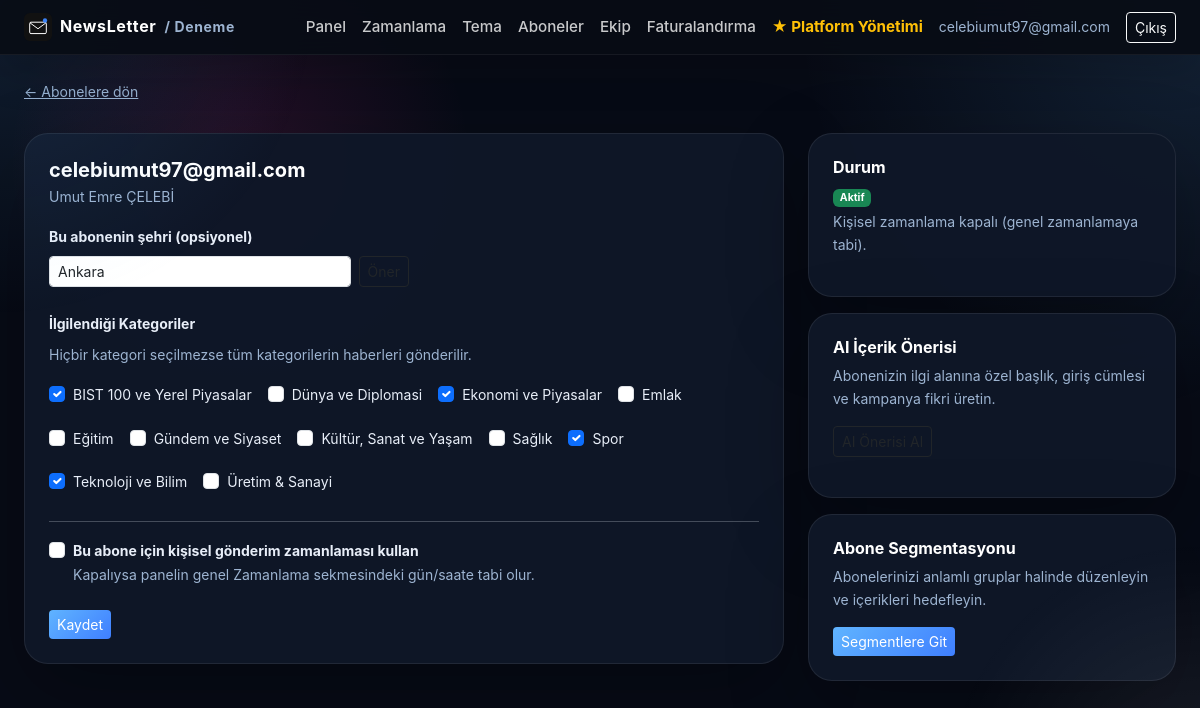
Page /panel/subscribers/2 (signed in) on the committed database.
### app/models.py (models this page shows)
class Organization(Base):
    __tablename__ = "organizations"
    id = Column(Integer, primary_key=True)
    name = Column(String(200), nullable=False)
    slug = Column(String(200), unique=True, nullable=False)
    brand_name = Column(String(200), nullable=False)  # mail/panelde görünen marka adı
    owner_email = Column(String(255), nullable=False)
    account_type = Column(String(20), default="company", nullable=False)  # company | individual
    sector_id = Column(Integer, ForeignKey("sectors.id"), nullable=True)  # kayıt sırasında seçilen sektör
    mail_theme = Column(String(20), default="klasik", nullable=False)  # klasik | minimal
    mail_accent = Column(String(20), default="#111111", nullable=False)  # bültende kullanılan vurgu rengi (hex)
    created_at = Column(DateTime, default=datetime.utcnow, nullable=False)
    plan = Column(String(30), default="free", nullable=False)  # free | starter | pro
    subscription_status = Column(String(30), default="trialing", nullable=False)
    trial_ends_at = Column(DateTime, nullable=True)
    subscription_expires_at = Column(DateTime, nullable=True)  # Shopier tekrarlayan ödeme yapmadığı için manuel takip edilir
    current_duration_days = Column(Integer, nullable=True)  # 30/90/180/365 - hangi süre paketi aktif, Faturalandırma sayfasında doğru kutuyu "Yenile" göstermek için
    renewal_reminder_sent_at = Column(DateTime, nullable=True)
    api_key = Column(String(64), unique=True, nullable=True)
    mail_theme = Column(String, default="klasik")
    mail_accent = Column(String, default="#000000")

class Subscriber(Base):
    __tablename__ = "subscribers"
    __table_args__ = (UniqueConstraint("organization_id", "email", name="uq_subscriber_org_email"),)
    id = Column(Integer, primary_key=True)
    organization_id = Column(Integer, ForeignKey("organizations.id"), nullable=False, index=True)
    email = Column(String(255), nullable=False)
    name = Column(String(200), nullable=True)
    active = Column(Boolean, default=True, nullable=False)
    added_at = Column(DateTime, default=datetime.utcnow, nullable=False)
    detected_city = Column(String(100), nullable=True)  # "Konumumu Kullan" ile algılanan şehir
    categories = relationship("Category", secondary=subscriber_categories)
    use_custom_schedule = Column(Boolean, default=False, nullable=False)
    custom_days_of_week = Column(String(50), nullable=True)
    custom_hour = Column(Integer, nullable=True)
    custom_minute = Column(Integer, nullable=True)

class Category(Base):
    __tablename__ = "categories"
    id = Column(Integer, primary_key=True)
    organization_id = Column(Integer, default=GLOBAL_ORG_ID, nullable=False)  # artık kullanılmıyor, bkz. yukarı
    sector_id = Column(Integer, ForeignKey("sectors.id"), nullable=True)  # hangi sektöre ait (boşsa "Genel")
    city = Column(String(100), nullable=True)  # örn. "İstanbul" — konum bazlı kategoriler için (boşsa şehirsiz/genel kategori)
    name = Column(String(120), unique=True, nullable=False)
    slug = Column(String(120), unique=True, nullable=False)
    sector = relationship("Sector")
    sources = relationship("Source", back_populates="category", cascade="all, delete-orphan")

### app/routers/panel.py (the view)
@router.get("/subscribers/{sub_id}")
def subscriber_detail(request: Request, sub_id: int, db: Session = Depends(get_db)):
    guard, org = _guard(request, db)
    if guard:
        return guard
    sub = db.query(Subscriber).filter(Subscriber.id == sub_id, Subscriber.organization_id == org.id).first()
    if not sub:
        return RedirectResponse(url="/panel/subscribers", status_code=302)
    plan = get_plan(org.plan, org.account_type)
    secili_kategori_idler = {k.id for k in sub.categories}
    secili_gunler = set((sub.custom_days_of_week or "").split(",")) if sub.custom_days_of_week else set()
    return templates.TemplateResponse("subscriber_detail.html", {
        "request": request, "user": current_user_email(request), "org": org,
        "subscriber": sub,
        "categories": db.query(Category).order_by(Category.name).all(),
        "sectors": db.query(Sector).order_by(Sector.name).all(),
        "secili_kategori_idler": secili_kategori_idler, "secili_gunler": secili_gunler,
        "plan": plan,
    })

### app/templates/subscriber_detail.html (shortened to what this page needs)
{% extends "base.html" %}
{% block content %}
<a href="/panel/subscribers" class="small text-secondary">&larr; Abonelere dön</a>
<div class="row g-4 mt-1">
  <div class="col-md-8">
    <div class="card-corp p-4">
      <h5 class="fw-bold mb-1">{{ subscriber.email }}</h5>
      <p class="text-secondary small mb-3">{{ subscriber.name or 'İsim belirtilmemiş' }}</p>
      <div class="mb-4">
        <label class="form-label small fw-bold">Bu abonenin şehri (opsiyonel)</label>
        <div class="d-flex gap-2" style="max-width:360px">
          <input type="text" id="sehir-input" class="form-control form-control-sm" value="{{ subscriber.detected_city or '' }}" placeholder="Örn. İstanbul">
          <button type="button" id="sehir-btn" class="btn btn-outline-dark btn-sm">Öner</button>
        </div>
      </div>
      <form method="post" action="/panel/subscribers/{{ subscriber.id }}/update-preferences">
        <div class="mb-4">
          <label class="form-label small fw-bold">İlgilendiği Kategoriler</label>
          <p class="small text-secondary">Hiçbir kategori seçilmezse tüm kategorilerin haberleri gönderilir.</p>
          <div class="d-flex flex-wrap gap-3">
            {% for c in categories %}
            <div class="form-check">
              <input class="form-check-input" type="checkbox" name="kategoriler" value="{{ c.id }}" id="kat_{{ c.id }}"
                     {% if c.id in secili_kategori_idler %}checked{% endif %}>
              <label class="form-check-label small" for="kat_{{ c.id }}">{{ c.name }}</label>
            </div>
            {% endfor %}
          </div>
        </div>
        <hr>
        {% if plan.custom_schedule_allowed %}
        <div class="mb-3 form-check">
          <input class="form-check-input" type="checkbox" name="kullan_ozel_zamanlama" id="ozel_zamanlama"
                 onchange="document.getElementById('ozel_zamanlama_ayarlari').classList.toggle('d-none', !this.checked)">
          <label class="form-check-label small fw-bold" for="ozel_zamanlama">Bu abone için kişisel gönderim zamanlaması kullan</label>
          <p class="small text-secondary mb-0">Kapalıysa panelin genel Zamanlama sekmesindeki gün/saate tabi olur.</p>
        </div>
        {% else %}
        <div class="alert alert-warning small">Kişisel zamanlama Starter ve üzeri planlarda kullanılabilir. <a href="/panel/billing">Planınızı yükseltin</a>.</div>
        {% endif %}
        <button class="btn btn-dark btn-sm mt-2">Kaydet</button>
      </form>
    </div>
  </div>
  <div class="col-md-4">
    <div class="card-corp p-4">
      <h6 class="fw-bold mb-2">Durum</h6>
      <p class="small text-secondary mb-1">
        {% if subscriber.active %}<span class="badge bg-success">Aktif</span>{% else %}<span class="badge bg-secondary">Pasif</span>{% endif %}
      </p>
      <p class="small text-secondary">
        Kişisel zamanlama {% if subscriber.use_custom_schedule %}açık{% else %}kapalı (genel zamanlamaya tabi){% endif %}.
      </p>
    </div>
    {% if plan.ai_subject_suggestions %}
    <div class="card-corp p-4 mt-3">
      <h6 class="fw-bold mb-2">AI İçerik Önerisi</h6>
      <p class="small text-secondary mb-3">Abonenizin ilgi alanına özel başlık, giriş cümlesi ve kampanya fikri üretin.</p>
      <button id="suggest-topic-btn" class="btn btn-outline-dark btn-sm">AI Önerisi Al</button>
    </div>
    {% else %}
    <div class="alert alert-secondary small mt-3">AI destekli öneriler bu plan için kapalı. <a href="/panel/billing">Planınızı yükseltin</a>.</div>
    {% endif %}
    {% if plan.subscriber_segmentation %}
    <div class="card-corp p-4 mt-3">
      <h6 class="fw-bold mb-2">Abone Segmentasyonu</h6>
      <p class="small text-secondary mb-3">Abonelerinizi anlamlı gruplar halinde düzenleyin ve içerikleri hedefleyin.</p>
      <a href="/panel/segments" class="btn btn-dark btn-sm">Segmentlere Git</a>
    </div>
    {% endif %}
  </div>
</div>
{% endblock %}

### app/templates/base.html (shortened to what this page needs)
<!DOCTYPE html>
<html lang="tr">
<head>
<link href="https://cdn.jsdelivr.net/npm/bootstrap@5.3.3/dist/css/bootstrap.min.css" rel="stylesheet">
<link href="/static/style.css" rel="stylesheet">
</head>
<body>
{% if user %}
<nav class="navbar navbar-dark navbar-corp">
  <div class="container-fluid px-4">
    <a class="navbar-brand fw-bold d-flex align-items-center gap-2" href="/panel">
      <img src="/static/logo.svg" alt="" height="28">
      {{ brand_name }}{% if org %}<span class="small text-secondary">/ {{ org.name }}</span>{% endif %}
    </a>
    <div class="d-flex align-items-center gap-3">
      <a href="/panel" class="nav-link-corp">Panel</a>
      <a href="/panel/schedule" class="nav-link-corp">Zamanlama</a>
      <a href="/panel/theme" class="nav-link-corp">Tema</a>
      {% if org and org.account_type == 'individual' %}
        <a href="/panel/my-categories" class="nav-link-corp">Kategorilerim</a>
      {% else %}
        <a href="/panel/subscribers" class="nav-link-corp">Aboneler</a>
        <a href="/panel/team" class="nav-link-corp">Ekip</a>
      {% endif %}
      <a href="/panel/billing" class="nav-link-corp">Faturalandırma</a>
      {% if user and owner_email and user.lower() == owner_email.lower() %}
        <a href="/owner" class="nav-link-corp text-warning fw-bold">★ Platform Yönetimi</a>
      {% endif %}
      <span class="text-secondary small">{{ user }}</span>
      <a href="/logout" class="btn btn-sm btn-outline-light">Çıkış</a>
    </div>
  </div>
</nav>
{% endif %}
<div class="container-fluid px-4 py-4">
{% block content %}{% endblock %}
</div>
</body>
</html>

### app/static/style.css (style rules this page uses)
:root { --bg-base: #070b16; --bg-layer: radial-gradient(circle at top right, rgba(96,180,255,0.14), transparent 28%), radial-gradient(circle at 20% 20%, rgba(225,47,145,0.14), transparent 20%), #070b16; --surface: rgba(15, 23, 40, 0.96); --surface-soft: rgba(13, 18, 32, 0.9); --surface-border: rgba(255,255,255,0.08); --text-primary: #e8eef8; --text-secondary: #9db4d1; --text-muted: #7d8fa8; --accent: #60b4ff; --accent-strong: #3f7fff; --accent-soft: rgba(96,180,255,0.16); --success: #34d399; --warning: #fbbf24; --danger: #fb7185; --shadow: 0 28px 80px rgba(0,0,0,0.28); }
* { box-sizing: border-box; }
html, body { min-height: 100%; }
body { margin: 0; font-family: 'Inter', -apple-system, BlinkMacSystemFont, 'Segoe UI', Roboto, Arial, sans-serif; background: var(--bg-layer); color: var(--text-primary); line-height: 1.6; -webkit-font-smoothing: antialiased; text-rendering: optimizeLegibility; }
body::before { content: ''; position: fixed; inset: 0; background: radial-gradient(circle at top left, rgba(96,180,255,0.12), transparent 22%), radial-gradient(circle at bottom right, rgba(255,255,255,0.08), transparent 18%); pointer-events: none; z-index: 0; }
nav.navbar-corp { background: rgba(8, 12, 21, 0.92); backdrop-filter: blur(18px); box-shadow: 0 18px 40px rgba(0,0,0,0.16); border-bottom: 1px solid rgba(255,255,255,0.06); position: sticky; top: 0; z-index: 50; }
.navbar-brand { color: #fff; font-size: 1rem; letter-spacing: 0.04em; }
.nav-link-corp { color: rgba(255,255,255,0.78); text-decoration: none; font-size: 0.95rem; font-weight: 500; }
.btn-dark { background: linear-gradient(135deg, var(--accent), var(--accent-strong)); border: none; color: #fff; }
.card-corp { background: var(--surface); border: 1px solid var(--surface-border); border-radius: 24px; box-shadow: var(--shadow); color: var(--text-primary); }
.card-corp h6, .card-corp h5, .card-corp h4 { color: #fff; }
.text-secondary { color: var(--text-secondary) !important; }

### rows in the picture
Organization: name "Deneme"
Subscriber: email "celebiumut97@gmail.com", name "Umut Emre ÇELEBİ", detected_city "Ankara"
Category: kategoriler "☑", name "BIST 100 ve Yerel Piyasalar"
Category: name "Dünya ve Diplomasi"
Category: kategoriler "☑", name "Ekonomi ve Piyasalar"
Category: name "Emlak"
Category: name "Eğitim"
Category: name "Gündem ve Siyaset"
Category: name "Kültür, Sanat ve Yaşam"
Category: name "Sağlık"
Category: kategoriler "☑", name "Spor"
Category: kategoriler "☑", name "Teknoloji ve Bilim"
Category: name "Üretim & Sanayi"

### other values in the picture
{{ brand_name }} "NewsLetter"
{{ user }} "celebiumut97@gmail.com"
